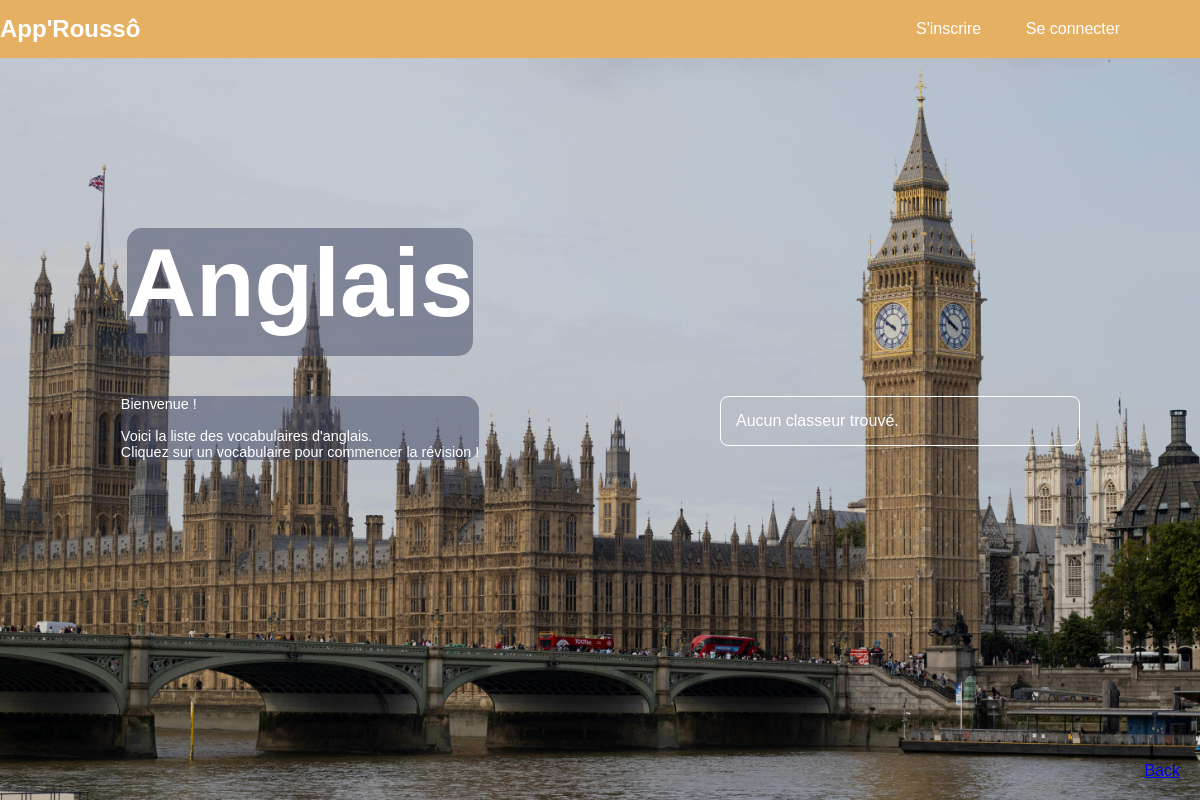
Page /classeur-Eng/ on the earlier database version.
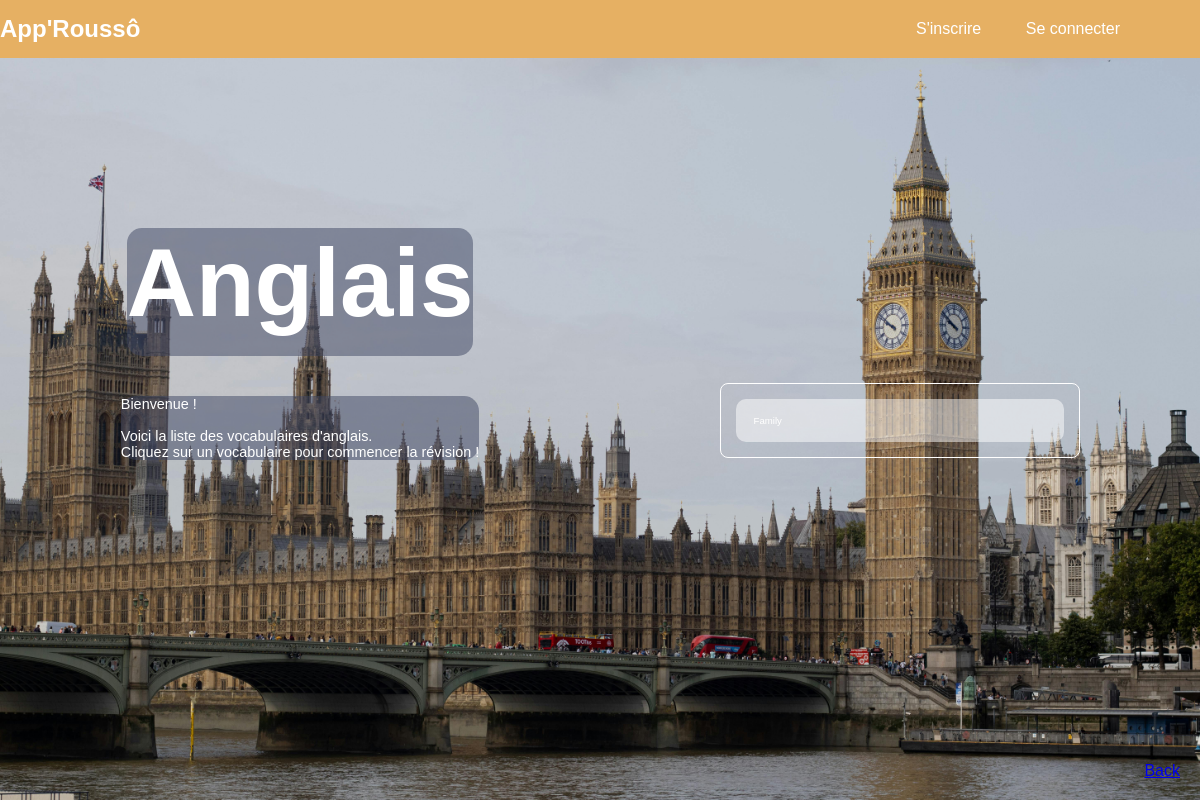
Same page on the later database version.
### cards/models.py (models this page shows, shortened)
class Classeur(models.Model):
    LANGUAGES = [
        ('DE', 'Allemand'),
        ('IT', 'Italien'),
        ('ES', 'Espagnol'),
        ('EN', 'Anglais')
    ]
    name = models.CharField(max_length=200, null=False)
    user = models.ForeignKey(User, on_delete=models.CASCADE)  # Classeur asso. avec un utilisateur
    public = models.BooleanField(default=False)
    category = models.CharField(max_length=2, choices=LANGUAGES, default='FR')  # Catégorie / Langue

### cards/views.py (the view)
# urls.py: path('classeur-Eng/', views.classeur_eng_view, name='classeurEng'),
def classeur_eng_view(request):
    classeurs = Classeur.objects.filter(category='EN', public=True)
    return render(request, 'cards/existing_classeur/classeurEng.html', {'classeurs': classeurs})

### cards/templates/cards/existing_classeur/classeurEng.html (shortened to what this page needs)
<!DOCTYPE html>
{% load static %}
<html lang="en">
<head>
    <link rel="stylesheet" href="https://cdn.simplecss.org/simple.min.css">
    <link rel="stylesheet" href="{% static 'css/styles_classeur_existant.css' %}">
</head>
<body>
   <img src="{% static '/images/pexels-sean-ingram-825343707-27940325.jpg' %}" alt="sagrada" class="background-image">
    <nav>
          <h1> App'Roussô </h1>
          <ul>
              <li><a href="{% url 'register' %}"> S'inscrire</a></li>
              <li><a href="{% url 'login' %}"> Se connecter</a></li>
          </ul>
    </nav>
    {% block content %}
    <div class="container">
        <div class="left0">
            <div class="title">
                <h1>Anglais</h1>
            </div>
            <div class="text0">
                <p>
                Bienvenue !<br><br> Voici la liste des vocabulaires d'anglais. <br>Cliquez sur un vocabulaire pour commencer la révision !
                </p>
            </div>
        </div>
        <div class="right0">
            <div class="classeur-existant">
                {% if classeurs %}
                    <ul class="list-existante">
                        {% for classeur in classeurs %}
                            <li class="classeur-item-existant">
                                <a href="{% url 'classeur_detail_public' classeur.pk %}" class="classeur-link">
                                        <span class="classeur-title">{{ classeur.name }}</span>
                                </a>
                            </li>
                        {% endfor %}
                    </ul>
                {% else %}
                    <p>Aucun classeur trouvé.</p>
                {% endif %}
            </div>
        </div>
        <div style="position: fixed; bottom: 20px; right: 20px;">
            <a href="{% url 'sans-connection' %}" class="button">Back</a>
        </div>
    {% endblock %}
    </div>
</body>
</html>

Differences in the rows shown:
added Classeur: name "Family"
Other differences:
text no longer shown: "Aucun classeur trouvé."
